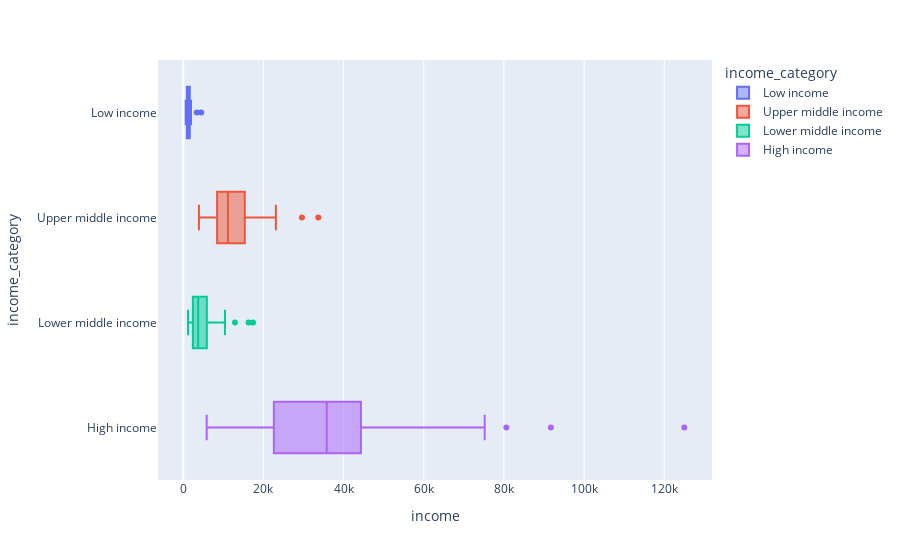

Write notebook code for a chart like this one.
### Markdown cell above
#### Análise Bivariada

### Code cell
# Plot da distribuição por income_category e income

px.box(df_countries, x='income', y='income_category', color='income_category', orientation='h', hover_data=['country'])

### Figure 1 — Plotly figure (JSON) as saved in the notebook; plotly's stock layout.template omitted (floating-point values rounded to 4 significant figures)
{"data": [{"alignmentgroup": "True", "customdata": [["Afghanistan"], ["Burkina Faso"], ["Burundi"], ["Central African Republic"], ["Chad"], ["Congo Dem. Rep."], ["Eritrea"], ["Gambia"], ["Guinea-Bissau"], ["Liberia"], ["Madagascar"], ["Malawi"], ["Mali"], ["Mozambique"], ["Niger"], ["Rwanda"], ["Sierra Leone"], ["Sudan"], ["Togo"], ["Uganda"], ["Yemen"]], "hovertemplate": "income_category=%{y}<br>income=%{x}<br>country=%{customdata[0]}<extra></extra>", "legendgroup": "Low income", "marker": {"color": "#636efa"}, "name": "Low income", "notched": false, "offsetgroup": "Low income", "orientation": "h", "showlegend": true, "type": "box", "x": [1610, 1430, 764, 888, 1930, 609, 1420, 1660, 1390, 700, 1390, 1030, 1870, 918, 814, 1350, 1220, 3370, 1210, 1540, 4480], "x0": " ", "xaxis": "x", "y": ["Low income", "Low income", "Low income", "Low income", "Low income", "Low income", "Low income", "Low income", "Low income", "Low income", "Low income", "Low income", "Low income", "Low income", "Low income", "Low income", "Low income", "Low income", "Low income", "Low income", "Low income"], "y0": " ", "yaxis": "y"}, {"alignmentgroup": "True", "customdata": [["Albania"], ["Argentina"], ["Armenia"], ["Azerbaijan"], ["Belarus"], ["Belize"], ["Bosnia and Herzegovina"], ["Botswana"], ["Brazil"], ["Bulgaria"], ["China"], ["Colombia"], ["Costa Rica"], ["Dominican Republic"], ["Ecuador"], ["El Salvador"], ["Equatorial Guinea"], ["Fiji"], ["Gabon"], ["Georgia"], ["Grenada"], ["Guatemala"], ["Indonesia"], ["Iraq"], ["Jamaica"], ["Kazakhstan"], ["Libya"], ["Malaysia"], ["Maldives"], ["Mauritius"], ["Moldova"], ["Montenegro"], ["Namibia"], ["Paraguay"], ["Peru"], ["Russia"], ["Serbia"], ["South Africa"], ["St. Vincent and the Grenadines"], ["Suriname"], ["Thailand"], ["Tonga"], ["Turkey"], ["Turkmenistan"]], "hovertemplate": "income_category=%{y}<br>income=%{x}<br>country=%{customdata[0]}<extra></extra>", "legendgroup": "Upper middle income", "marker": {"color": "#EF553B"}, "name": "Upper middle income", "notched": false, "offsetgroup": "Upper middle income", "orientation": "h", "showlegend": true, "type": "box", "x": [9930, 18700, 6700, 16000, 16200, 7880, 9720, 13300, 14500, 15300, 9530, 10900, 13000, 11100, 9350, 7300, 33700, 7350, 15400, 6730, 11200, 6710, 8430, 12700, 8000, 20100, 29600, 21100, 10500, 15900, 3910, 14000, 8460, 7290, 9960, 23100, 12700, 12000, 9920, 14200, 13500, 4980, 18000, 9940], "x0": " ", "xaxis": "x", "y": ["Upper middle income", "Upper middle income", "Upper middle income", "Upper middle income", "Upper middle income", "Upper middle income", "Upper middle income", "Upper middle income", "Upper middle income", "Upper middle income", "Upper middle income", "Upper middle income", "Upper middle income", "Upper middle income", "Upper middle income", "Upper middle income", "Upper middle income", "Upper middle income", "Upper middle income", "Upper middle income", "Upper middle income", "Upper middle income", "Upper middle income", "Upper middle income", "Upper middle income", "Upper middle income", "Upper middle income", "Upper middle income", "Upper middle income", "Upper middle income", "Upper middle income", "Upper middle income", "Upper middle income", "Upper middle income", "Upper middle income", "Upper middle income", "Upper middle income", "Upper middle income", "Upper middle income", "Upper middle income", "Upper middle income", "Upper middle income", "Upper middle income", "Upper middle income"], "y0": " ", "yaxis": "y"}, {"alignmentgroup": "True", "customdata": [["Algeria"], ["Angola"], ["Bangladesh"], ["Benin"], ["Bhutan"], ["Bolivia"], ["Cambodia"], ["Cameroon"], ["Cape Verde"], ["Comoros"], ["Congo Rep."], ["Cote d'Ivoire"], ["Egypt"], ["Ghana"], ["Guinea"], ["Haiti"], ["India"], ["Iran"], ["Jordan"], ["Kenya"], ["Kiribati"], ["Kyrgyz Republic"], ["Lao"], ["Lebanon"], ["Lesotho"], ["Mauritania"], ["Micronesia"], ["Mongolia"], ["Morocco"], ["Myanmar"], ["Nepal"], ["Nigeria"], ["Pakistan"], ["Philippines"], ["Samoa"], ["Senegal"], ["Solomon Islands"], ["Sri Lanka"], ["Tajikistan"], ["Tanzania"], ["Timor-Leste"], ["Tunisia"], ["Ukraine"], ["Uzbekistan"], ["Vanuatu"], ["Vietnam"], ["Zambia"]], "hovertemplate": "income_category=%{y}<br>income=%{x}<br>country=%{customdata[0]}<extra></extra>", "legendgroup": "Lower middle income", "marker": {"color": "#00cc96"}, "name": "Lower middle income", "notched": false, "offsetgroup": "Lower middle income", "orientation": "h", "showlegend": true, "type": "box", "x": [12900, 5900, 2440, 1820, 6420, 5410, 2520, 2660, 5830, 1410, 5190, 2690, 9860, 3060, 1190, 1500, 4410, 17400, 9470, 2480, 1730, 2790, 3980, 16300, 2380, 3320, 3340, 7710, 6440, 3720, 1990, 5150, 4280, 5600, 5400, 2180, 1780, 8560, 2110, 2090, 1850, 10400, 7820, 4240, 2950, 4490, 3280], "x0": " ", "xaxis": "x", "y": ["Lower middle income", "Lower middle income", "Lower middle income", "Lower middle income", "Lower middle income", "Lower middle income", "Lower middle income", "Lower middle income", "Lower middle income", "Lower middle income", "Lower middle income", "Lower middle income", "Lower middle income", "Lower middle income", "Lower middle income", "Lower middle income", "Lower middle income", "Lower middle income", "Lower middle income", "Lower middle income", "Lower middle income", "Lower middle income", "Lower middle income", "Lower middle income", "Lower middle income", "Lower middle income", "Lower middle income", "Lower middle income", "Lower middle income", "Lower middle income", "Lower middle income", "Lower middle income", "Lower middle income", "Lower middle income", "Lower middle income", "Lower middle income", "Lower middle income", "Lower middle income", "Lower middle income", "Lower middle income", "Lower middle income", "Lower middle income", "Lower middle income", "Lower middle income", "Lower middle income", "Lower middle income", "Lower middle income"], "y0": " ", "yaxis": "y"}, {"alignmentgroup": "True", "customdata": [["Antigua and Barbuda"], ["Australia"], ["Austria"], ["Bahamas"], ["Bahrain"], ["Barbados"], ["Belgium"], ["Brunei"], ["Canada"], ["Chile"], ["Croatia"], ["Cyprus"], ["Czech Republic"], ["Denmark"], ["Estonia"], ["Finland"], ["France"], ["Germany"], ["Greece"], ["Guyana"], ["Hungary"], ["Iceland"], ["Ireland"], ["Israel"], ["Italy"], ["Japan"], ["Kuwait"], ["Latvia"], ["Lithuania"], ["Luxembourg"], ["Malta"], ["Netherlands"], ["New Zealand"], ["Norway"], ["Oman"], ["Panama"], ["Poland"], ["Portugal"], ["Qatar"], ["Romania"], ["Saudi Arabia"], ["Seychelles"], ["Singapore"], ["Slovak Republic"], ["Slovenia"], ["South Korea"], ["Spain"], ["Sweden"], ["Switzerland"], ["United Arab Emirates"], ["United Kingdom"], ["United States"], ["Uruguay"]], "hovertemplate": "income_category=%{y}<br>income=%{x}<br>country=%{customdata[0]}<extra></extra>", "legendgroup": "High income", "marker": {"color": "#ab63fa"}, "name": "High income", "notched": false, "offsetgroup": "High income", "orientation": "h", "showlegend": true, "type": "box", "x": [19100, 41400, 43200, 22900, 41100, 15300, 41100, 80600, 40700, 19400, 20100, 33900, 28300, 44000, 22700, 39800, 36900, 40400, 28700, 5840, 22300, 38800, 45700, 29600, 36200, 35800, 75200, 18300, 21100, 91700, 28300, 45500, 32300, 62300, 45300, 15400, 21800, 27200, 125000, 17800, 45400, 20400, 72100, 25200, 28700, 30400, 32500, 42900, 55500, 57600, 36200, 49400, 17100], "x0": " ", "xaxis": "x", "y": ["High income", "High income", "High income", "High income", "High income", "High income", "High income", "High income", "High income", "High income", "High income", "High income", "High income", "High income", "High income", "High income", "High income", "High income", "High income", "High income", "High income", "High income", "High income", "High income", "High income", "High income", "High income", "High income", "High income", "High income", "High income", "High income", "High income", "High income", "High income", "High income", "High income", "High income", "High income", "High income", "High income", "High income", "High income", "High income", "High income", "High income", "High income", "High income", "High income", "High income", "High income", "High income", "High income"], "y0": " ", "yaxis": "y"}], "layout": {"boxmode": "overlay", "legend": {"title": {"text": "income_category"}, "tracegroupgap": 0}, "margin": {"t": 60}, "xaxis": {"anchor": "y", "domain": [0, 1], "title": {"text": "income"}}, "yaxis": {"anchor": "x", "categoryarray": ["High income", "Lower middle income", "Upper middle income", "Low income"], "categoryorder": "array", "domain": [0, 1], "title": {"text": "income_category"}}}}
